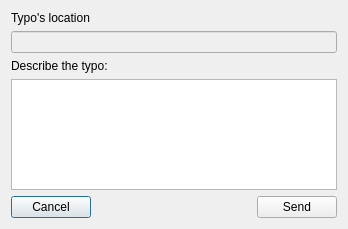
<?xml version="1.0" encoding="UTF-8"?>
<ui version="4.0">
 <class>errorReport</class>
 <widget class="QDialog" name="errorReport">
  <property name="geometry">
   <rect>
    <x>0</x>
    <y>0</y>
    <width>348</width>
    <height>229</height>
   </rect>
  </property>
  <property name="windowTitle">
   <string>Report typo</string>
  </property>
  <property name="layoutDirection">
   <enum>Qt::LeftToRight</enum>
  </property>
  <layout class="QVBoxLayout" name="verticalLayout">
   <item>
    <widget class="QLabel" name="label_2">
     <property name="text">
      <string>Typo's location</string>
     </property>
    </widget>
   </item>
   <item>
    <widget class="QLineEdit" name="lineEdit">
     <property name="enabled">
      <bool>false</bool>
     </property>
    </widget>
   </item>
   <item>
    <widget class="QLabel" name="label">
     <property name="text">
      <string>Describe the typo:</string>
     </property>
    </widget>
   </item>
   <item>
    <widget class="QTextEdit" name="textEdit"/>
   </item>
   <item>
    <layout class="QHBoxLayout" name="horizontalLayout">
     <property name="topMargin">
      <number>0</number>
     </property>
     <item>
      <widget class="QPushButton" name="cancel">
       <property name="text">
        <string>Cancel</string>
       </property>
      </widget>
     </item>
     <item>
      <spacer name="horizontalSpacer">
       <property name="orientation">
        <enum>Qt::Horizontal</enum>
       </property>
       <property name="sizeHint" stdset="0">
        <size>
         <width>40</width>
         <height>20</height>
        </size>
       </property>
      </spacer>
     </item>
     <item>
      <widget class="QPushButton" name="accept">
       <property name="text">
        <string>Send</string>
       </property>
      </widget>
     </item>
    </layout>
   </item>
  </layout>
 </widget>
 <resources/>
 <connections/>
</ui>
